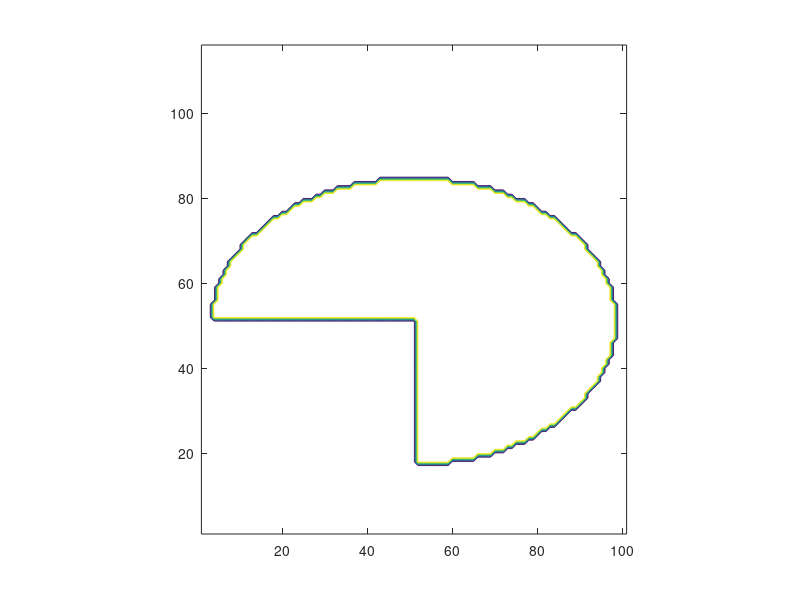
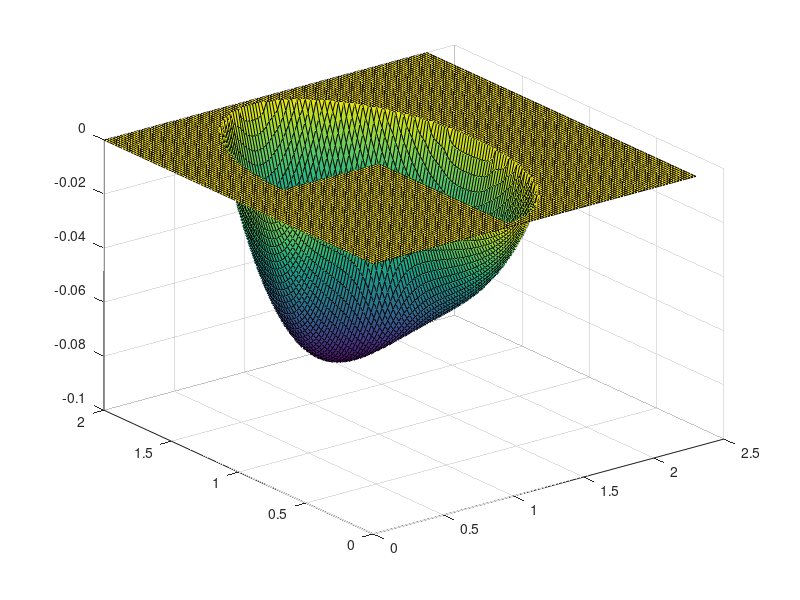
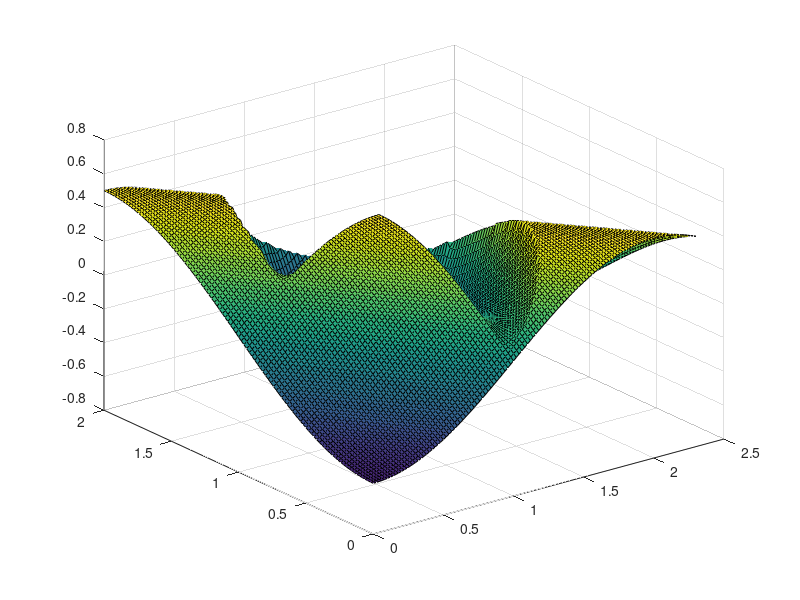

MATLAB code for these plots, in order:
% This is a script for trying out a method for setting up finite difference
% Laplace type operators in two dimensions.

dx = 0.02; %dx = 0.1; % common grid spacing
% dx = 0.01;
dy = dx;
N1 = 100+1; %N1 = 20+1; % number of grid points in x direction
% N1 = 200+1;
N2 = 115+1; %N2 = 23+1; % number of grid points in y direction
% N2 = 230+1;
x0 = 0;
y0 = 0;
xgrid = x0 + (0:N1-1)*dx;
ygrid = y0 + (0:N2-1)*dy;

% two-dimensional x and y vals: xgrid2(i,j) = x_{i-1,j-1}, ygrid2(i,j) =y_{i-1,j-1}
xgrid2 = ones(N2,1)*xgrid;
ygrid2 = ygrid'*ones(1,N1);

D1_sqr = spdiags([ones(N1,1),-2*ones(N1,1),ones(N1,1)],[-1,0,1],N1,N1);
D2_sqr = spdiags([ones(N2,1),-2*ones(N2,1),ones(N2,1)],[-1,0,1],N2,N2);
A = kron(speye(N2),D1_sqr)*(1/dx^2) + kron(D2_sqr,speye(N1))*(1/dy^2); % Laplace operator on rectangle

% domain for PDE consists of grid points for which Omega == 1
Omega = double(((xgrid2-1).^2+2*(ygrid2-1).^2 < 0.9) & ...
    (xgrid2 > 1 | ygrid2 > 1));

% construct indexes for identifying spatial location of entries in
% Kronecker product
i1 = 1:N1;
i2 = 1:N2;
i1_2d = kron(ones(1,N2),i1);
i2_2d = kron(i2,ones(1,N1));

Omega_idx = reshape(1:N1*N2,size(Omega));


Omegatr = Omega';
findOmegatr = find(Omegatr(:));
for k = 1:length(findOmegatr)
    i = i1_2d(findOmegatr(k));
    j = i2_2d(findOmegatr(k));
    if ~ Omegatr(i,j)
        fprintf('Omegatr not correct\n')
        break
    end
end
fprintf('Omegatr done\n')
contour(Omega)
axis equal
fprintf('Press any key to continue\n')
pause

% submatrix for region Omega
AOmega = A(findOmegatr,findOmegatr);

% solve & display the solution of a Poisson equation
b = ones(size(AOmega,1),1);
uOmega = AOmega \ b;
u0 = zeros(size(Omegatr));
u0(findOmegatr) = uOmega;
figure(2)
surf(ygrid,xgrid,u0)
fprintf('Press any key to continue\n')
pause

% modifications for inhomogeneous Dirichlet boundary conditions: 
% u(x,y) = g(x,y) for (x,y) not in Omega
g = @(x,y)-0.5*cos(pi*(x+y)/2);
Omegalist = Omegatr(:);
CfindOmegatr = find(Omegatr(:) == 0); % complementary set to findOmegatr
garray = g(xgrid2,ygrid2);
garraytr = garray';
grhs = garraytr(CfindOmegatr);
b = 10*b - A(findOmegatr,CfindOmegatr)*grhs;
% b_norm = norm(b)
tic; uOmega_a = AOmega \ b; toc
tic; uOmega_b = pcg(-AOmega, -b, 1e-8, 1000); toc
norm_diff = norm(uOmega_a - uOmega_b)
uOmega = uOmega_a;
u1 = garraytr;
u1(findOmegatr) = uOmega;
figure(3)
surf(ygrid,xgrid,u1)
